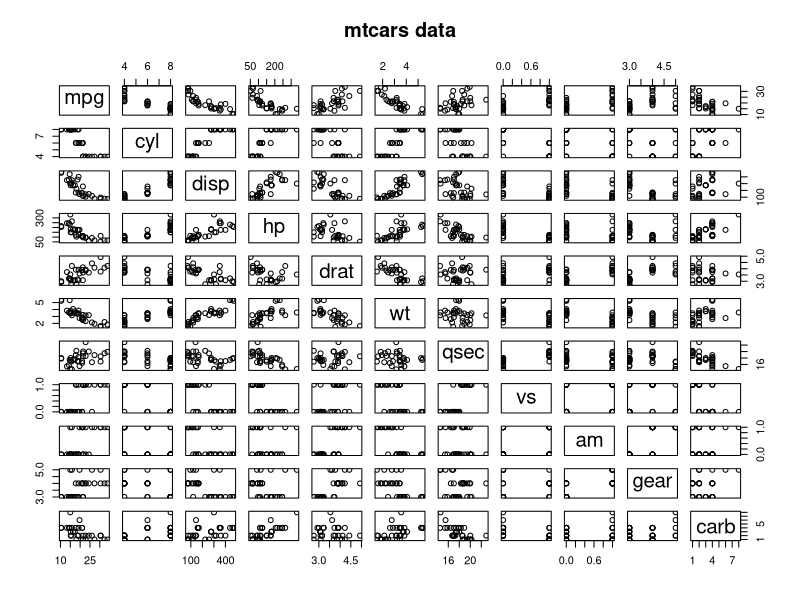
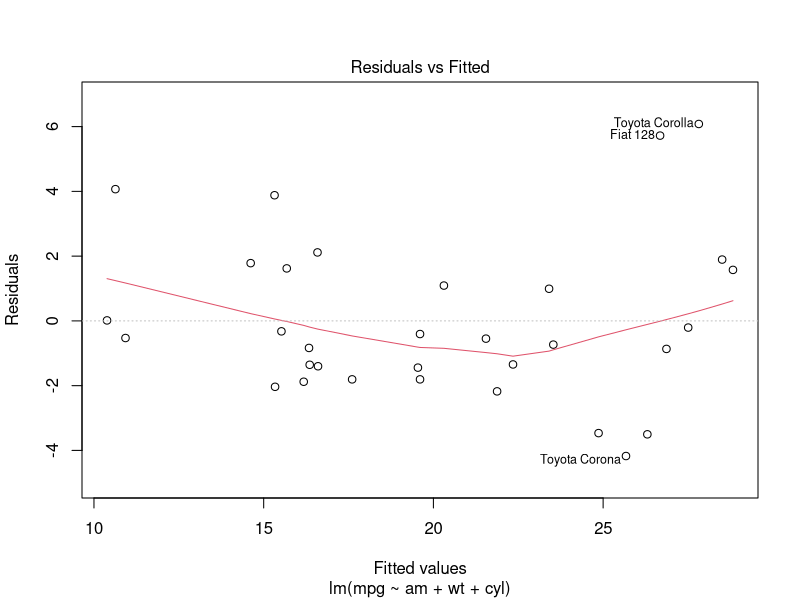
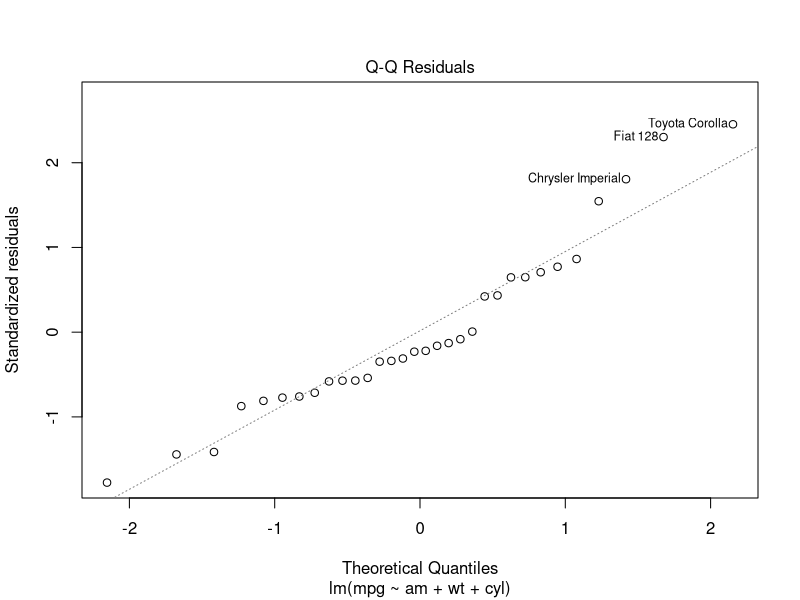
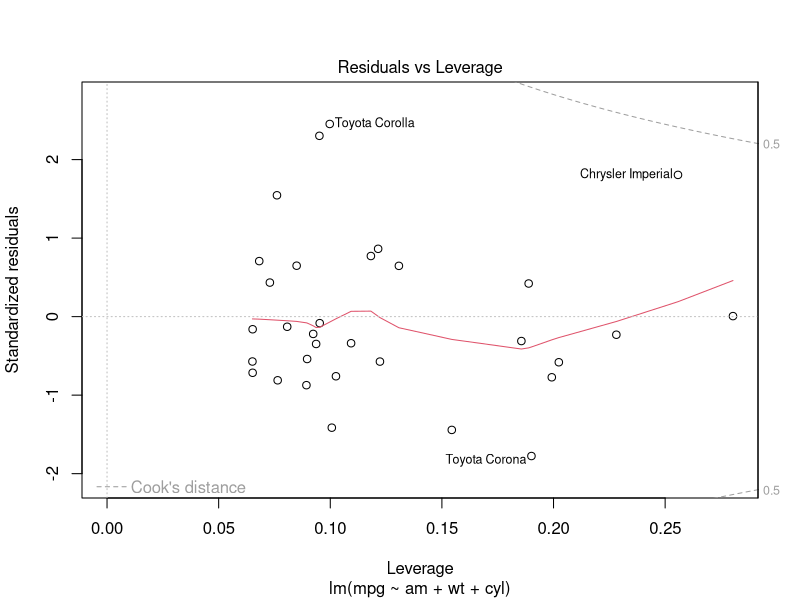

Source code (R) for these figures, in order:
## ---- chunk 1
knitr::opts_chunk$set(echo = TRUE)
## ---- chunk 2
summary(lm(mpg ~ am, mtcars))$coef
## ---- chunk 3
summary(lm(mpg ~ am, mtcars))$coef
## ---- chunk 4
fit <- lm(mpg ~ am + wt + cyl, mtcars)
summary(fit)$coef
## ---- chunk 5
fit$coefficients[4]
confint(fit)[4,]
## ---- chunk 6
pairs(mtcars, main = "mtcars data")
## ---- chunk 7
plot(fit, 1)
plot(fit, 2)
plot(fit, 5)
